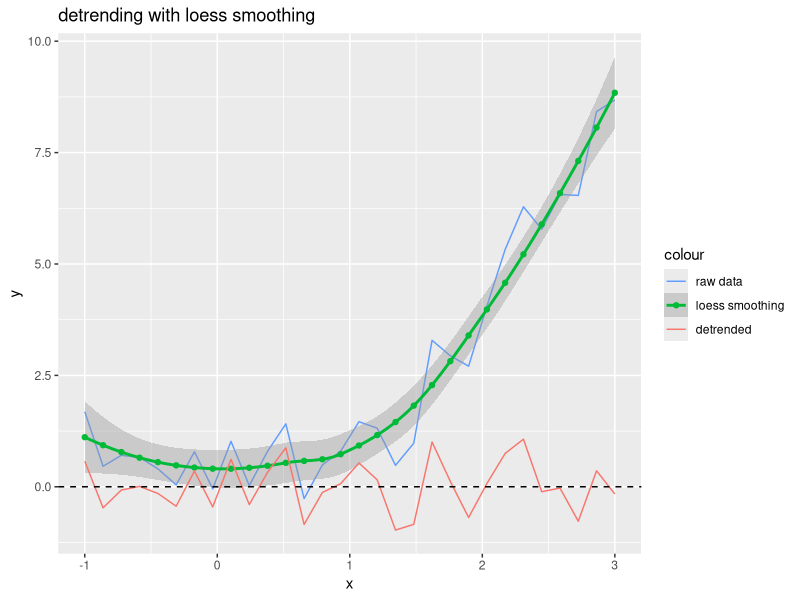

Here is the R script that generated this plot:
## ---- chunk 1
knitr::opts_chunk$set(echo = TRUE, error = T)
options(tidyverse.quiet = TRUE)
## ---- chunk 2
library(tidyverse)
# using .75 span to match ggplot2 geom_smooth
Detrend <- function(data, scales, method = "lm", span = 0.75) {
   if (method == "lm") {
      data$y <- resid(lm(y ~ x, data = data))
   } else {
      data$y <- resid(loess(y ~ x, span = span, data = data))
   }
   as.data.frame(data)
   }
   
StatDetrend <- ggproto("StatDetrend",
                       Stat,
                       compute_group = Detrend)

   
library(ggplot2)
set.seed(42)
x <- seq(-1, 3, length.out = 30)
y <- x^2 + rnorm(30)*0.5
df <- data.frame(x = x, y = y)

ggplot(df, aes(x, y)) +
  scale_color_discrete(breaks = 
                         fct_inorder(c("raw data",
                                       "loess smoothing",
                                       "detrended"))) +
  geom_line(aes(color = "raw data")) +
  geom_smooth(aes(color = "loess smoothing")) + 
  stat_smooth(geom = "point", 
              aes(color = "loess smoothing"),
              xseq = df$x) +
  geom_line(stat = StatDetrend, 
             method = "smooth",
             aes(color = "detrended")) +
  geom_hline(yintercept = 0, 
             linetype = "dashed") + 

  labs(title = "detrending with loess smoothing")
